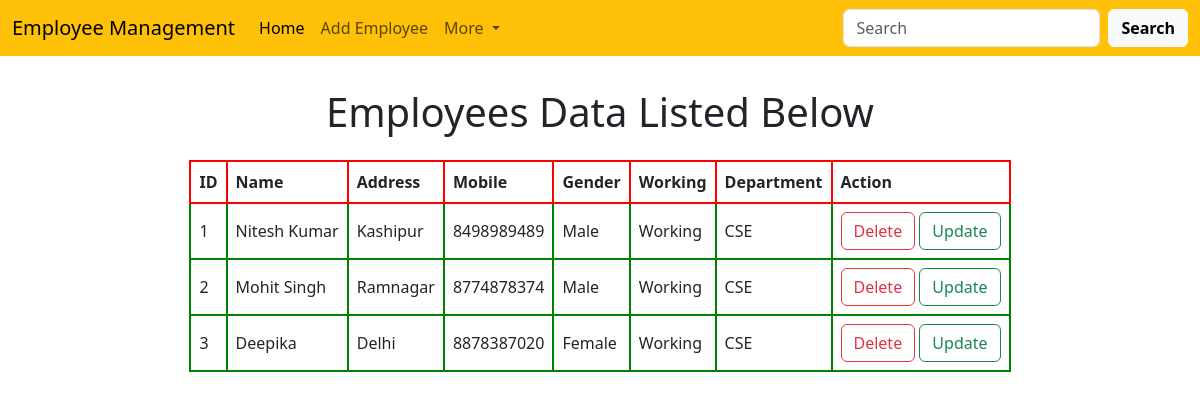
/employee/, run on the app's committed database.
### emp/models.py (models this page shows)
class Employee (models.Model):
    name=models.CharField(max_length=200)
    gender=models.CharField(max_length=20)
    mobile=models.CharField(max_length=10)
    address=models.CharField(max_length=300)
    working=models.BooleanField(default=True)
    department=models.CharField(max_length=10)

### emp/views.py (the view)
# urls.py: 2. Add a URL to urlpatterns:  path('', views.home, name='home')
def home(request):
    emps=Employee.objects.all()
    return render(request,"emp/employee.html",{"emp_data":emps})

### templates/emp/employee.html (shortened to what this page needs)
<!doctype html>
<html lang="en">
  <head>
    <link href="https://cdn.jsdelivr.net/npm/bootstrap@5.3.0-alpha3/dist/css/bootstrap.min.css" rel="stylesheet">
  </head>
  <body>
    {% include 'emp/navbar.html' %}
<section style="display: flex; justify-content: center; margin: 4vh; flex-direction: column; align-items: center;" >
<div class="heading">
    <h1>Employees Data Listed Below</h1>
</div>
<div class="contentDisplay" style="margin: 2vh;">
    <table  cellpadding="8" cellspacing="10">
        <thead>
            <th style="border: 2px solid red;">ID</th>
            <th style="border: 2px solid red;">Name</th>
            <th style="border: 2px solid red;">Address</th>
            <th style="border: 2px solid red;">Mobile</th>
            <th style="border: 2px solid red;">Gender</th>
            <th style="border: 2px solid red;">Working</th>
            <th style="border: 2px solid red;">Department</th>
            <th style="border: 2px solid red;">Action</th>
        </thead>
        <tbody>
            {% for i in emp_data%}
            <tr>
                <td style="border: 2px solid green;">{{forloop.counter}}</td>
                <td style="border: 2px solid green;">{{i.name}}</td>
                <td style="border: 2px solid green;">{{i.address}}</td>
                <td style="border: 2px solid green;">{{i.mobile}}</td>
                <td style="border: 2px solid green;">{{i.gender}}</td>
                {% if i.working %}
                <td style="border: 2px solid green;">Working</td>
                {% else %}
                <td style="border: 2px solid green;">NotWorking</td>
                {% endif %}
                <td style="border: 2px solid green;">{{i.department}}</td>
                <td style="border: 2px solid green;">
               <a class="btn btn-outline-danger" href="/employee/delete/{{i.id}}">Delete</a>
               <a class="btn btn-outline-success" href="/employee/update/{{i.id}}">Update</a>
                </td>
            </tr>
            {% endfor %}
        </tbody>
    </table>
</div>
</section>
  </body>
</html>

### templates/emp/navbar.html (shortened to what this page needs)
<nav class="navbar navbar-expand-lg bg-warning">
    <div class="container-fluid">
      <a class="navbar-brand" href="#">Employee Management</a>
      <div class="collapse navbar-collapse" id="navbarSupportedContent">
        <ul class="navbar-nav me-auto mb-2 mb-lg-0">
          <li class="nav-item">
            <a class="nav-link active" aria-current="page" href="/employee">Home</a>
          </li>
          <li class="nav-item">
            <a class="nav-link" href="/employee/add">Add Employee</a>
          </li>
          <li class="nav-item dropdown">
            <a class="nav-link dropdown-toggle" href="#" role="button" data-bs-toggle="dropdown" aria-expanded="false">
              More
            </a>
          </li>
        </ul>
        <form class="d-flex" role="search">
          <input class="form-control me-2" type="search" placeholder="Search" aria-label="Search">
          <button class="btn btn-light" type="submit" style="font-weight:600;">Search</button>
        </form>
      </div>
    </div>
  </nav>

### data on the page
Employee: name "Nitesh Kumar", address "Kashipur", mobile "8498989489", gender "Male", working "Working", department "CSE"
Employee: name "Mohit Singh", address "Ramnagar", mobile "8774878374", gender "Male", working "Working", department "CSE"
Employee: name "Deepika", address "Delhi", mobile "8878387020", gender "Female", working "Working", department "CSE"
